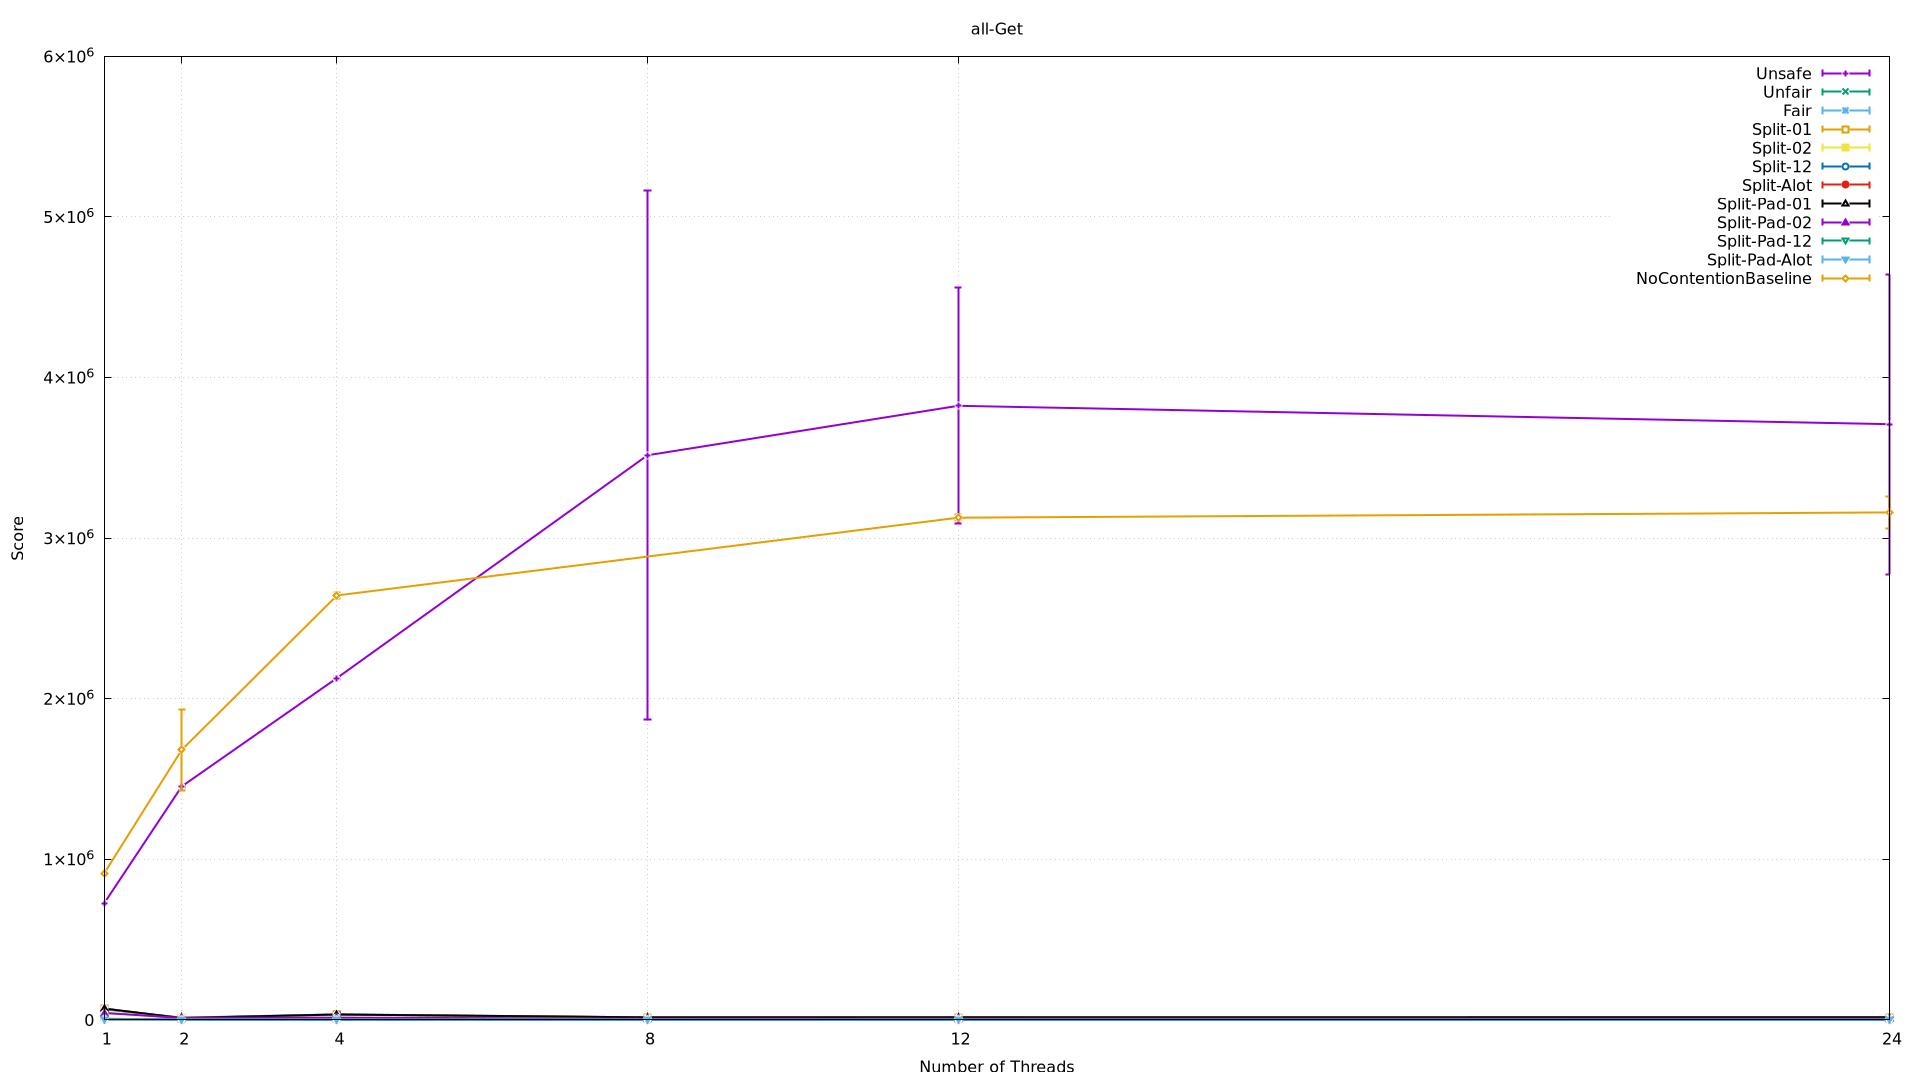

Write the gnuplot code that produced this figure.
set terminal pngcairo size 1920,1080
set output 'all-Get.png'
set title 'all-Get'
set xlabel 'Number of Threads'
set xtics (1, 2, 4, 8, 12, 24)
set ylabel 'Score'
set yrange [0:*]
set grid
plot 'all-Get.dat' index 0 title 'Unsafe' with yerrorlines linewidth 2, \
     'all-Get.dat' index 1 title 'Unfair' with yerrorlines linewidth 2, \
     'all-Get.dat' index 2 title 'Fair' with yerrorlines linewidth 2, \
     'all-Get.dat' index 3 title 'Split-01' with yerrorlines linewidth 2, \
     'all-Get.dat' index 4 title 'Split-02' with yerrorlines linewidth 2, \
     'all-Get.dat' index 5 title 'Split-12' with yerrorlines linewidth 2, \
     'all-Get.dat' index 6 title 'Split-Alot' with yerrorlines linewidth 2, \
     'all-Get.dat' index 7 title 'Split-Pad-01' with yerrorlines linewidth 2, \
     'all-Get.dat' index 8 title 'Split-Pad-02' with yerrorlines linewidth 2, \
     'all-Get.dat' index 9 title 'Split-Pad-12' with yerrorlines linewidth 2, \
     'all-Get.dat' index 10 title 'Split-Pad-Alot' with yerrorlines linewidth 2, \
     'all-Get.dat' index 11 title 'NoContentionBaseline' with yerrorlines linewidth 2
